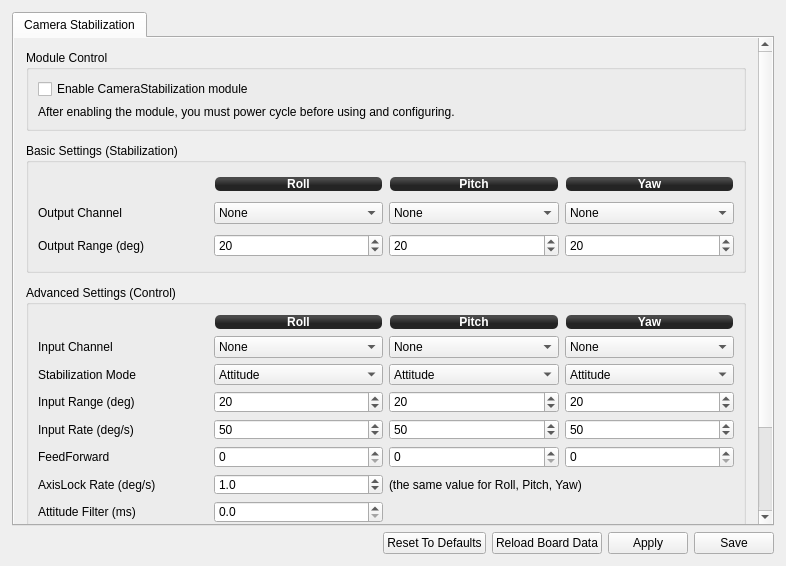
<?xml version="1.0" encoding="UTF-8"?>
<ui version="4.0">
 <class>CameraStabilizationWidget</class>
 <widget class="QWidget" name="CameraStabilizationWidget">
  <property name="geometry">
   <rect>
    <x>0</x>
    <y>0</y>
    <width>786</width>
    <height>566</height>
   </rect>
  </property>
  <property name="sizePolicy">
   <sizepolicy hsizetype="Preferred" vsizetype="Preferred">
    <horstretch>0</horstretch>
    <verstretch>0</verstretch>
   </sizepolicy>
  </property>
  <property name="minimumSize">
   <size>
    <width>0</width>
    <height>0</height>
   </size>
  </property>
  <property name="windowTitle">
   <string>Form</string>
  </property>
  <layout class="QVBoxLayout" name="verticalLayout_5">
   <property name="leftMargin">
    <number>12</number>
   </property>
   <property name="topMargin">
    <number>12</number>
   </property>
   <property name="rightMargin">
    <number>12</number>
   </property>
   <property name="bottomMargin">
    <number>12</number>
   </property>
   <item>
    <widget class="QTabWidget" name="tabWidget">
     <property name="sizePolicy">
      <sizepolicy hsizetype="Expanding" vsizetype="Expanding">
       <horstretch>0</horstretch>
       <verstretch>0</verstretch>
      </sizepolicy>
     </property>
     <property name="currentIndex">
      <number>0</number>
     </property>
     <widget class="QWidget" name="tab">
      <attribute name="title">
       <string>Camera Stabilization</string>
      </attribute>
      <layout class="QVBoxLayout" name="verticalLayout_2">
       <property name="leftMargin">
        <number>0</number>
       </property>
       <property name="topMargin">
        <number>0</number>
       </property>
       <property name="rightMargin">
        <number>0</number>
       </property>
       <property name="bottomMargin">
        <number>0</number>
       </property>
       <item>
        <widget class="QScrollArea" name="scrollArea">
         <property name="sizePolicy">
          <sizepolicy hsizetype="Expanding" vsizetype="Expanding">
           <horstretch>0</horstretch>
           <verstretch>0</verstretch>
          </sizepolicy>
         </property>
         <property name="frameShape">
          <enum>QFrame::NoFrame</enum>
         </property>
         <property name="widgetResizable">
          <bool>true</bool>
         </property>
         <widget class="QWidget" name="scrollAreaWidgetContents_2">
          <property name="geometry">
           <rect>
            <x>0</x>
            <y>0</y>
            <width>739</width>
            <height>592</height>
           </rect>
          </property>
          <layout class="QVBoxLayout" name="verticalLayout">
           <property name="spacing">
            <number>12</number>
           </property>
           <property name="leftMargin">
            <number>12</number>
           </property>
           <property name="topMargin">
            <number>12</number>
           </property>
           <property name="rightMargin">
            <number>12</number>
           </property>
           <property name="bottomMargin">
            <number>12</number>
           </property>
           <item>
            <widget class="QGroupBox" name="groupBox_2">
             <property name="sizePolicy">
              <sizepolicy hsizetype="Preferred" vsizetype="Preferred">
               <horstretch>0</horstretch>
               <verstretch>0</verstretch>
              </sizepolicy>
             </property>
             <property name="minimumSize">
              <size>
               <width>0</width>
               <height>0</height>
              </size>
             </property>
             <property name="maximumSize">
              <size>
               <width>16777215</width>
               <height>16777215</height>
              </size>
             </property>
             <property name="title">
              <string>Module Control</string>
             </property>
             <layout class="QVBoxLayout" name="verticalLayout_4">
              <item>
               <widget class="QCheckBox" name="enableCameraStabilization">
                <property name="focusPolicy">
                 <enum>Qt::StrongFocus</enum>
                </property>
                <property name="text">
                 <string>Enable CameraStabilization module</string>
                </property>
               </widget>
              </item>
              <item>
               <widget class="QLabel" name="label_7">
                <property name="text">
                 <string>After enabling the module, you must power cycle before using and configuring.</string>
                </property>
               </widget>
              </item>
             </layout>
            </widget>
           </item>
           <item>
            <widget class="QGroupBox" name="groupBox_5">
             <property name="sizePolicy">
              <sizepolicy hsizetype="Preferred" vsizetype="Preferred">
               <horstretch>0</horstretch>
               <verstretch>0</verstretch>
              </sizepolicy>
             </property>
             <property name="minimumSize">
              <size>
               <width>0</width>
               <height>130</height>
              </size>
             </property>
             <property name="maximumSize">
              <size>
               <width>16777215</width>
               <height>16777215</height>
              </size>
             </property>
             <property name="title">
              <string>Basic Settings (Stabilization)</string>
             </property>
             <layout class="QGridLayout" name="gridLayout_9">
              <item row="2" column="3">
               <widget class="QSpinBox" name="yawOutputRange">
                <property name="focusPolicy">
                 <enum>Qt::StrongFocus</enum>
                </property>
                <property name="toolTip">
                 <string>Camera yaw angle for 100% output value, deg.

This value should be tuned for particular gimbal and servo. You also
have to define channel output range using Output configuration tab.</string>
                </property>
                <property name="maximum">
                 <number>180</number>
                </property>
                <property name="value">
                 <number>20</number>
                </property>
                <property name="objrelation" stdset="0">
                 <stringlist>
                  <string>objname:CameraStabSettings</string>
                  <string>fieldname:OutputRange</string>
                  <string>element:Yaw</string>
                  <string>haslimits:no</string>
                  <string>scale:1</string>
                  <string>buttongroup:1</string>
                 </stringlist>
                </property>
               </widget>
              </item>
              <item row="2" column="2">
               <widget class="QSpinBox" name="pitchOutputRange">
                <property name="focusPolicy">
                 <enum>Qt::StrongFocus</enum>
                </property>
                <property name="toolTip">
                 <string>Camera pitch angle for 100% output value, deg.

This value should be tuned for particular gimbal and servo. You also
have to define channel output range using Output configuration tab.</string>
                </property>
                <property name="maximum">
                 <number>180</number>
                </property>
                <property name="value">
                 <number>20</number>
                </property>
                <property name="objrelation" stdset="0">
                 <stringlist>
                  <string>objname:CameraStabSettings</string>
                  <string>fieldname:OutputRange</string>
                  <string>element:Pitch</string>
                  <string>haslimits:no</string>
                  <string>scale:1</string>
                  <string>buttongroup:1</string>
                 </stringlist>
                </property>
               </widget>
              </item>
              <item row="2" column="1">
               <widget class="QSpinBox" name="rollOutputRange">
                <property name="focusPolicy">
                 <enum>Qt::StrongFocus</enum>
                </property>
                <property name="toolTip">
                 <string>Camera roll angle for 100% output value, deg.

This value should be tuned for particular gimbal and servo. You also
have to define channel output range using Output configuration tab.</string>
                </property>
                <property name="maximum">
                 <number>180</number>
                </property>
                <property name="value">
                 <number>20</number>
                </property>
                <property name="objrelation" stdset="0">
                 <stringlist>
                  <string>objname:CameraStabSettings</string>
                  <string>fieldname:OutputRange</string>
                  <string>element:Roll</string>
                  <string>haslimits:no</string>
                  <string>scale:1</string>
                  <string>buttongroup:1</string>
                 </stringlist>
                </property>
               </widget>
              </item>
              <item row="1" column="3">
               <widget class="QComboBox" name="yawChannel">
                <property name="focusPolicy">
                 <enum>Qt::StrongFocus</enum>
                </property>
                <property name="toolTip">
                 <string>Yaw output channel for camera gimbal</string>
                </property>
                <item>
                 <property name="text">
                  <string>None</string>
                 </property>
                </item>
               </widget>
              </item>
              <item row="1" column="2">
               <widget class="QComboBox" name="pitchChannel">
                <property name="focusPolicy">
                 <enum>Qt::StrongFocus</enum>
                </property>
                <property name="toolTip">
                 <string>Pitch output channel for camera gimbal</string>
                </property>
                <item>
                 <property name="text">
                  <string>None</string>
                 </property>
                </item>
               </widget>
              </item>
              <item row="1" column="1">
               <widget class="QComboBox" name="rollChannel">
                <property name="focusPolicy">
                 <enum>Qt::StrongFocus</enum>
                </property>
                <property name="toolTip">
                 <string>Roll output channel for camera gimbal</string>
                </property>
                <item>
                 <property name="text">
                  <string>None</string>
                 </property>
                </item>
               </widget>
              </item>
              <item row="1" column="0">
               <widget class="QLabel" name="label_42">
                <property name="text">
                 <string>Output Channel</string>
                </property>
               </widget>
              </item>
              <item row="2" column="0">
               <widget class="QLabel" name="label_43">
                <property name="toolTip">
                 <string>Degrees deflection for half the full motion.</string>
                </property>
                <property name="text">
                 <string>Output Range (deg)</string>
                </property>
               </widget>
              </item>
              <item row="0" column="3">
               <widget class="QLabel" name="label_44">
                <property name="minimumSize">
                 <size>
                  <width>0</width>
                  <height>16</height>
                 </size>
                </property>
                <property name="maximumSize">
                 <size>
                  <width>16777215</width>
                  <height>16</height>
                 </size>
                </property>
                <property name="styleSheet">
                 <string notr="true">background-color: qlineargradient(spread:reflect, x1:0.507, y1:0, x2:0.507, y2:0.772, stop:0.208955 rgba(74, 74, 74, 255), stop:0.78607 rgba(36, 36, 36, 255));
color: rgb(255, 255, 255);
border-radius: 5;
font: bold 12px;
margin:1px;</string>
                </property>
                <property name="text">
                 <string>Yaw</string>
                </property>
                <property name="alignment">
                 <set>Qt::AlignCenter</set>
                </property>
               </widget>
              </item>
              <item row="0" column="2">
               <widget class="QLabel" name="label_45">
                <property name="minimumSize">
                 <size>
                  <width>0</width>
                  <height>16</height>
                 </size>
                </property>
                <property name="maximumSize">
                 <size>
                  <width>16777215</width>
                  <height>16</height>
                 </size>
                </property>
                <property name="styleSheet">
                 <string notr="true">background-color: qlineargradient(spread:reflect, x1:0.507, y1:0, x2:0.507, y2:0.772, stop:0.208955 rgba(74, 74, 74, 255), stop:0.78607 rgba(36, 36, 36, 255));
color: rgb(255, 255, 255);
border-radius: 5;
font: bold 12px;
margin:1px;</string>
                </property>
                <property name="text">
                 <string>Pitch</string>
                </property>
                <property name="alignment">
                 <set>Qt::AlignCenter</set>
                </property>
               </widget>
              </item>
              <item row="0" column="1">
               <widget class="QLabel" name="label_46">
                <property name="minimumSize">
                 <size>
                  <width>0</width>
                  <height>16</height>
                 </size>
                </property>
                <property name="maximumSize">
                 <size>
                  <width>16777215</width>
                  <height>16</height>
                 </size>
                </property>
                <property name="styleSheet">
                 <string notr="true">background-color: qlineargradient(spread:reflect, x1:0.507, y1:0, x2:0.507, y2:0.772, stop:0.208955 rgba(74, 74, 74, 255), stop:0.78607 rgba(36, 36, 36, 255));
color: rgb(255, 255, 255);
border-radius: 5;
font: bold 12px;
margin:1px;</string>
                </property>
                <property name="text">
                 <string>Roll</string>
                </property>
                <property name="alignment">
                 <set>Qt::AlignCenter</set>
                </property>
               </widget>
              </item>
             </layout>
            </widget>
           </item>
           <item>
            <widget class="QGroupBox" name="groupBox">
             <property name="sizePolicy">
              <sizepolicy hsizetype="Preferred" vsizetype="Preferred">
               <horstretch>0</horstretch>
               <verstretch>0</verstretch>
              </sizepolicy>
             </property>
             <property name="minimumSize">
              <size>
               <width>0</width>
               <height>250</height>
              </size>
             </property>
             <property name="maximumSize">
              <size>
               <width>16777215</width>
               <height>16777215</height>
              </size>
             </property>
             <property name="title">
              <string>Advanced Settings (Control)</string>
             </property>
             <layout class="QGridLayout" name="gridLayout_8">
              <property name="verticalSpacing">
               <number>6</number>
              </property>
              <item row="0" column="3">
               <widget class="QLabel" name="label_32">
                <property name="minimumSize">
                 <size>
                  <width>0</width>
                  <height>16</height>
                 </size>
                </property>
                <property name="maximumSize">
                 <size>
                  <width>16777215</width>
                  <height>16</height>
                 </size>
                </property>
                <property name="styleSheet">
                 <string notr="true">background-color: qlineargradient(spread:reflect, x1:0.507, y1:0, x2:0.507, y2:0.772, stop:0.208955 rgba(74, 74, 74, 255), stop:0.78607 rgba(36, 36, 36, 255));
color: rgb(255, 255, 255);
border-radius: 5;
font: bold 12px;
margin:1px;</string>
                </property>
                <property name="text">
                 <string>Yaw</string>
                </property>
                <property name="alignment">
                 <set>Qt::AlignCenter</set>
                </property>
               </widget>
              </item>
              <item row="0" column="1">
               <widget class="QLabel" name="label_34">
                <property name="minimumSize">
                 <size>
                  <width>0</width>
                  <height>16</height>
                 </size>
                </property>
                <property name="maximumSize">
                 <size>
                  <width>16777215</width>
                  <height>16</height>
                 </size>
                </property>
                <property name="styleSheet">
                 <string notr="true">background-color: qlineargradient(spread:reflect, x1:0.507, y1:0, x2:0.507, y2:0.772, stop:0.208955 rgba(74, 74, 74, 255), stop:0.78607 rgba(36, 36, 36, 255));
color: rgb(255, 255, 255);
border-radius: 5;
font: bold 12px;
margin:1px;</string>
                </property>
                <property name="text">
                 <string>Roll</string>
                </property>
                <property name="alignment">
                 <set>Qt::AlignCenter</set>
                </property>
               </widget>
              </item>
              <item row="2" column="3">
               <widget class="QComboBox" name="yawStabilizationMode">
                <property name="focusPolicy">
                 <enum>Qt::StrongFocus</enum>
                </property>
                <property name="toolTip">
                 <string>Axis stabilization mode

Attitude: camera tracks level for the axis. Input controls the deflection.
AxisLock: camera remembers tracking attitude. Input controls the rate of deflection.</string>
                </property>
                <property name="objrelation" stdset="0">
                 <stringlist>
                  <string>objname:CameraStabSettings</string>
                  <string>fieldname:StabilizationMode</string>
                  <string>element:Yaw</string>
                  <string>buttongroup:1</string>
                 </stringlist>
                </property>
                <item>
                 <property name="text">
                  <string>Attitude</string>
                 </property>
                </item>
               </widget>
              </item>
              <item row="1" column="3">
               <widget class="QComboBox" name="yawInputChannel">
                <property name="focusPolicy">
                 <enum>Qt::StrongFocus</enum>
                </property>
                <property name="toolTip">
                 <string>Input channel to control camera yaw

Don't forget to map this channel using Input configuration tab.</string>
                </property>
                <property name="objrelation" stdset="0">
                 <stringlist>
                  <string>objname:CameraStabSettings</string>
                  <string>fieldname:Input</string>
                  <string>element:Yaw</string>
                  <string>buttongroup:1</string>
                 </stringlist>
                </property>
                <item>
                 <property name="text">
                  <string>None</string>
                 </property>
                </item>
               </widget>
              </item>
              <item row="1" column="0">
               <widget class="QLabel" name="label_35">
                <property name="toolTip">
                 <string>Which accessory channel to use as a camera input</string>
                </property>
                <property name="text">
                 <string>Input Channel</string>
                </property>
               </widget>
              </item>
              <item row="0" column="2">
               <widget class="QLabel" name="label_33">
                <property name="minimumSize">
                 <size>
                  <width>0</width>
                  <height>16</height>
                 </size>
                </property>
                <property name="maximumSize">
                 <size>
                  <width>16777215</width>
                  <height>16</height>
                 </size>
                </property>
                <property name="styleSheet">
                 <string notr="true">background-color: qlineargradient(spread:reflect, x1:0.507, y1:0, x2:0.507, y2:0.772, stop:0.208955 rgba(74, 74, 74, 255), stop:0.78607 rgba(36, 36, 36, 255));
color: rgb(255, 255, 255);
border-radius: 5;
font: bold 12px;
margin:1px;</string>
                </property>
                <property name="text">
                 <string>Pitch</string>
                </property>
                <property name="alignment">
                 <set>Qt::AlignCenter</set>
                </property>
               </widget>
              </item>
              <item row="1" column="1">
               <widget class="QComboBox" name="rollInputChannel">
                <property name="focusPolicy">
                 <enum>Qt::StrongFocus</enum>
                </property>
                <property name="toolTip">
                 <string>Input channel to control camera roll

Don't forget to map this channel using Input configuration tab.</string>
                </property>
                <property name="objrelation" stdset="0">
                 <stringlist>
                  <string>objname:CameraStabSettings</string>
                  <string>fieldname:Input</string>
                  <string>element:Roll</string>
                  <string>buttongroup:1</string>
                 </stringlist>
                </property>
                <item>
                 <property name="text">
                  <string>None</string>
                 </property>
                </item>
               </widget>
              </item>
              <item row="1" column="2">
               <widget class="QComboBox" name="pitchInputChannel">
                <property name="focusPolicy">
                 <enum>Qt::StrongFocus</enum>
                </property>
                <property name="toolTip">
                 <string>Input channel to control camera pitch

Don't forget to map this channel using Input configuration tab.</string>
                </property>
                <property name="objrelation" stdset="0">
                 <stringlist>
                  <string>objname:CameraStabSettings</string>
                  <string>fieldname:Input</string>
                  <string>element:Pitch</string>
                  <string>buttongroup:1</string>
                 </stringlist>
                </property>
                <item>
                 <property name="text">
                  <string>None</string>
                 </property>
                </item>
               </widget>
              </item>
              <item row="3" column="3">
               <widget class="QSpinBox" name="yawInputRange">
                <property name="focusPolicy">
                 <enum>Qt::StrongFocus</enum>
                </property>
                <property name="toolTip">
                 <string>Maximum camera yaw deflection for 100% input in Attitude mode, deg.</string>
                </property>
                <property name="maximum">
                 <number>180</number>
                </property>
                <property name="value">
                 <number>20</number>
                </property>
                <property name="objrelation" stdset="0">
                 <stringlist>
                  <string>objname:CameraStabSettings</string>
                  <string>fieldname:InputRange</string>
                  <string>element:Yaw</string>
                  <string>haslimits:no</string>
                  <string>scale:1</string>
                  <string>buttongroup:1</string>
                 </stringlist>
                </property>
               </widget>
              </item>
              <item row="4" column="3">
               <widget class="QSpinBox" name="yawInputRate">
                <property name="focusPolicy">
                 <enum>Qt::StrongFocus</enum>
                </property>
                <property name="toolTip">
                 <string>Maximum camera yaw rate for 100% input in AxisLock mode, deg/s.</string>
                </property>
                <property name="maximum">
                 <number>180</number>
                </property>
                <property name="value">
                 <number>50</number>
                </property>
                <property name="objrelation" stdset="0">
                 <stringlist>
                  <string>objname:CameraStabSettings</string>
                  <string>fieldname:InputRate</string>
                  <string>element:Yaw</string>
                  <string>haslimits:no</string>
                  <string>scale:1</string>
                  <string>buttongroup:1</string>
                 </stringlist>
                </property>
               </widget>
              </item>
              <item row="5" column="3">
               <widget class="QSpinBox" name="yawResponseTime">
                <property name="focusPolicy">
                 <enum>Qt::StrongFocus</enum>
                </property>
                <property name="toolTip">
                 <string>Input low-pass filter response time for yaw axis, ms.

This option smoothes the stick input. Zero value disables LPF.</string>
                </property>
                <property name="maximum">
                 <number>1000</number>
                </property>
                <property name="value">
                 <number>0</number>
                </property>
                <property name="objrelation" stdset="0">
                 <stringlist>
                  <string>objname:CameraStabSettings</string>
                  <string>fieldname:FeedForward</string>
                  <string>element:Yaw</string>
                  <string>haslimits:no</string>
                  <string>scale:1</string>
                  <string>buttongroup:1</string>
                 </stringlist>
                </property>
               </widget>
              </item>
              <item row="2" column="2">
               <widget class="QComboBox" name="pitchStabilizationMode">
                <property name="focusPolicy">
                 <enum>Qt::StrongFocus</enum>
                </property>
                <property name="toolTip">
                 <string>Axis stabilization mode

Attitude: camera tracks level for the axis. Input controls the deflection.
AxisLock: camera remembers tracking attitude. Input controls the rate of deflection.</string>
                </property>
                <property name="objrelation" stdset="0">
                 <stringlist>
                  <string>objname:CameraStabSettings</string>
                  <string>fieldname:StabilizationMode</string>
                  <string>element:Pitch</string>
                  <string>buttongroup:1</string>
                 </stringlist>
                </property>
                <item>
                 <property name="text">
                  <string>Attitude</string>
                 </property>
                </item>
               </widget>
              </item>
              <item row="3" column="2">
               <widget class="QSpinBox" name="pitchInputRange">
                <property name="focusPolicy">
                 <enum>Qt::StrongFocus</enum>
                </property>
                <property name="toolTip">
                 <string>Maximum camera pitch deflection for 100% input in Attitude mode, deg.</string>
                </property>
                <property name="maximum">
                 <number>180</number>
                </property>
                <property name="value">
                 <number>20</number>
                </property>
                <property name="objrelation" stdset="0">
                 <stringlist>
                  <string>objname:CameraStabSettings</string>
                  <string>fieldname:InputRange</string>
                  <string>element:Pitch</string>
                  <string>haslimits:no</string>
                  <string>scale:1</string>
                  <string>buttongroup:1</string>
                 </stringlist>
                </property>
               </widget>
              </item>
              <item row="4" column="2">
               <widget class="QSpinBox" name="pitchInputRate">
                <property name="focusPolicy">
                 <enum>Qt::StrongFocus</enum>
                </property>
                <property name="toolTip">
                 <string>Maximum camera pitch rate for 100% input in AxisLock mode, deg/s.</string>
                </property>
                <property name="maximum">
                 <number>180</number>
                </property>
                <property name="value">
                 <number>50</number>
                </property>
                <property name="objrelation" stdset="0">
                 <stringlist>
                  <string>objname:CameraStabSettings</string>
                  <string>fieldname:InputRate</string>
                  <string>element:Pitch</string>
                  <string>haslimits:no</string>
                  <string>scale:1</string>
                  <string>buttongroup:1</string>
                 </stringlist>
                </property>
               </widget>
              </item>
              <item row="5" column="2">
               <widget class="QSpinBox" name="pitchResponseTime">
                <property name="focusPolicy">
                 <enum>Qt::StrongFocus</enum>
                </property>
                <property name="toolTip">
                 <string>Input low-pass filter response time for pitch axis, ms.

This option smoothes the stick input. Zero value disables LPF.</string>
                </property>
                <property name="maximum">
                 <number>1000</number>
                </property>
                <property name="value">
                 <number>0</number>
                </property>
                <property name="objrelation" stdset="0">
                 <stringlist>
                  <string>objname:CameraStabSettings</string>
                  <string>fieldname:FeedForward</string>
                  <string>element:Pitch</string>
                  <string>haslimits:no</string>
                  <string>scale:1</string>
                  <string>buttongroup:1</string>
                 </stringlist>
                </property>
               </widget>
              </item>
              <item row="2" column="1">
               <widget class="QComboBox" name="rollStabilizationMode">
                <property name="focusPolicy">
                 <enum>Qt::StrongFocus</enum>
                </property>
                <property name="toolTip">
                 <string>Axis stabilization mode

Attitude: camera tracks level for the axis. Input controls the deflection.
AxisLock: camera remembers tracking attitude. Input controls the rate of deflection.</string>
                </property>
                <property name="objrelation" stdset="0">
                 <stringlist>
                  <string>objname:CameraStabSettings</string>
                  <string>fieldname:StabilizationMode</string>
                  <string>element:Roll</string>
                  <string>buttongroup:1</string>
                 </stringlist>
                </property>
                <item>
                 <property name="text">
                  <string>Attitude</string>
                 </property>
                </item>
               </widget>
              </item>
              <item row="3" column="1">
               <widget class="QSpinBox" name="rollInputRange">
                <property name="focusPolicy">
                 <enum>Qt::StrongFocus</enum>
                </property>
                <property name="toolTip">
                 <string>Maximum camera roll deflection for 100% input in Attitude mode, deg.</string>
                </property>
                <property name="maximum">
                 <number>180</number>
                </property>
                <property name="value">
                 <number>20</number>
                </property>
                <property name="objrelation" stdset="0">
                 <stringlist>
                  <string>objname:CameraStabSettings</string>
                  <string>fieldname:InputRange</string>
                  <string>element:Roll</string>
                  <string>haslimits:no</string>
                  <string>scale:1</string>
                  <string>buttongroup:1</string>
                 </stringlist>
                </property>
               </widget>
              </item>
              <item row="6" column="0">
               <widget class="QLabel" name="label_36">
                <property name="toolTip">
                 <string>A stick input greater than this will cause the camera to track at that rate.  Less than this will cause it to try and track a setpoint.</string>
                </property>
                <property name="text">
                 <string>AxisLock Rate (deg/s)</string>
                </property>
               </widget>
              </item>
              <item row="4" column="1">
               <widget class="QSpinBox" name="rollInputRate">
                <property name="focusPolicy">
                 <enum>Qt::StrongFocus</enum>
                </property>
                <property name="toolTip">
                 <string>Maximum camera roll rate for 100% input in AxisLock mode, deg/s.</string>
                </property>
                <property name="maximum">
                 <number>180</number>
                </property>
                <property name="value">
                 <number>50</number>
                </property>
                <property name="objrelation" stdset="0">
                 <stringlist>
                  <string>objname:CameraStabSettings</string>
                  <string>fieldname:InputRate</string>
                  <string>element:Roll</string>
                  <string>haslimits:no</string>
                  <string>scale:1</string>
                  <string>buttongroup:1</string>
                 </stringlist>
                </property>
               </widget>
              </item>
              <item row="5" column="0">
               <widget class="QLabel" name="label_37">
                <property name="toolTip">
                 <string>This setting causes small changes to over-drive the servo to make it respond more quickly.  If set too high you will see overcompensation for small changes.</string>
                </property>
                <property name="text">
                 <string>FeedForward</string>
                </property>
               </widget>
              </item>
              <item row="5" column="1">
               <widget class="QSpinBox" name="rollFeedforward">
                <property name="focusPolicy">
                 <enum>Qt::StrongFocus</enum>
                </property>
                <property name="toolTip">
                 <string>Input low-pass filter response time for roll axis, ms.

This option smoothes the stick input. Zero value disables LPF.</string>
                </property>
                <property name="maximum">
                 <number>1000</number>
                </property>
                <property name="value">
                 <number>0</number>
                </property>
                <property name="objrelation" stdset="0">
                 <stringlist>
                  <string>objname:CameraStabSettings</string>
                  <string>fieldname:FeedForward</string>
                  <string>element:Roll</string>
                  <string>haslimits:no</string>
                  <string>scale:1</string>
                  <string>buttongroup:1</string>
                 </stringlist>
                </property>
               </widget>
              </item>
              <item row="4" column="0">
               <widget class="QLabel" name="label_38">
                <property name="toolTip">
                 <string>The maximum rate to move the camera from inputs.</string>
                </property>
                <property name="text">
                 <string>Input Rate (deg/s)</string>
                </property>
               </widget>
              </item>
              <item row="2" column="0">
               <widget class="QLabel" name="label_40">
                <property name="toolTip">
                 <string>Attitude mode means the stick specifies a direction.  Axis lock means the stick specifies a rate to track with the camera.</string>
                </property>
                <property name="text">
                 <string>Stabilization Mode</string>
                </property>
               </widget>
              </item>
              <item row="6" column="2" colspan="2">
               <widget class="QLabel" name="label_41">
                <property name="text">
                 <string>(the same value for Roll, Pitch, Yaw)</string>
                </property>
               </widget>
              </item>
              <item row="3" column="0">
               <widget class="QLabel" name="label_39">
                <property name="toolTip">
                 <string>The maximum angle to move the camera due to inputs.</string>
                </property>
                <property name="text">
                 <string>Input Range (deg)</string>
                </property>
               </widget>
              </item>
              <item row="6" column="1">
               <widget class="QDoubleSpinBox" name="MaxAxisLockRate">
                <property name="focusPolicy">
                 <enum>Qt::StrongFocus</enum>
                </property>
                <property name="toolTip">
                 <string>Stick input deadband for all axes in AxisLock mode, deg/s.

When stick input is within the MaxAxisLockRate range, camera tracks
current attitude. Otherwise it starts moving according to input with
rate depending on input value.

If you have drift in your Tx controls, you may want to increase this
value.</string>
                </property>
                <property name="decimals">
                 <number>1</number>
                </property>
                <property name="singleStep">
                 <double>0.100000000000000</double>
                </property>
                <property name="value">
                 <double>1.000000000000000</double>
                </property>
                <property name="objrelation" stdset="0">
                 <stringlist>
                  <string>objname:CameraStabSettings</string>
                  <string>fieldname:MaxAxisLockRate</string>
                  <string>haslimits:no</string>
                  <string>scale:1</string>
                  <string>buttongroup:1</string>
                 </stringlist>
                </property>
               </widget>
              </item>
              <item row="7" column="0">
               <widget class="QLabel" name="label">
                <property name="text">
                 <string>Attitude Filter (ms)</string>
                </property>
               </widget>
              </item>
              <item row="7" column="1">
               <widget class="QDoubleSpinBox" name="AttitudeFilter">
                <property name="focusPolicy">
                 <enum>Qt::StrongFocus</enum>
                </property>
                <property name="toolTip">
                 <string>Stick input deadband for all axes in AxisLock mode, deg/s.

When stick input is within the MaxAxisLockRate range, camera tracks
current attitude. Otherwise it starts moving according to input with
rate depending on input value.

If you have drift in your Tx controls, you may want to increase this
value.</string>
                </property>
                <property name="decimals">
                 <number>1</number>
                </property>
                <property name="singleStep">
                 <double>0.100000000000000</double>
                </property>
                <property name="value">
                 <double>0.000000000000000</double>
                </property>
                <property name="objrelation" stdset="0">
                 <stringlist>
                  <string>objname:CameraStabSettings</string>
                  <string>fieldname:AttitudeFilter</string>
                  <string>haslimits:no</string>
                  <string>scale:1</string>
                  <string>buttongroup:1</string>
                 </stringlist>
                </property>
               </widget>
              </item>
             </layout>
            </widget>
           </item>
           <item>
            <widget class="QGroupBox" name="groupBox_4">
             <property name="minimumSize">
              <size>
               <width>0</width>
               <height>71</height>
              </size>
             </property>
             <property name="maximumSize">
              <size>
               <width>16777215</width>
               <height>16777215</height>
              </size>
             </property>
             <property name="title">
              <string>Messages</string>
             </property>
             <layout class="QVBoxLayout" name="verticalLayout_3">
              <item>
               <widget class="QLabel" name="message">
                <property name="autoFillBackground">
                 <bool>false</bool>
                </property>
                <property name="text">
                 <string/>
                </property>
               </widget>
              </item>
             </layout>
            </widget>
           </item>
           <item>
            <spacer name="verticalSpacer_2">
             <property name="orientation">
              <enum>Qt::Vertical</enum>
             </property>
             <property name="sizeType">
              <enum>QSizePolicy::Expanding</enum>
             </property>
             <property name="sizeHint" stdset="0">
              <size>
               <width>20</width>
               <height>40</height>
              </size>
             </property>
            </spacer>
           </item>
          </layout>
         </widget>
        </widget>
       </item>
      </layout>
     </widget>
    </widget>
   </item>
   <item>
    <layout class="QGridLayout" name="gridLayout">
     <property name="horizontalSpacing">
      <number>6</number>
     </property>
     <item row="0" column="0">
      <spacer name="horizontalSpacer">
       <property name="orientation">
        <enum>Qt::Horizontal</enum>
       </property>
       <property name="sizeHint" stdset="0">
        <size>
         <width>288</width>
         <height>18</height>
        </size>
       </property>
      </spacer>
     </item>
     <item row="0" column="1">
      <widget class="QPushButton" name="camerastabilizationHelp">
       <property name="sizePolicy">
        <sizepolicy hsizetype="Fixed" vsizetype="Fixed">
         <horstretch>0</horstretch>
         <verstretch>0</verstretch>
        </sizepolicy>
       </property>
       <property name="maximumSize">
        <size>
         <width>25</width>
         <height>25</height>
        </size>
       </property>
       <property name="font">
        <font>
         <kerning>true</kerning>
        </font>
       </property>
       <property name="text">
        <string/>
       </property>
       <property name="icon">
        <iconset resource="../coreplugin/core.qrc">
         <normaloff>:/core/images/helpicon.svg</normaloff>:/core/images/helpicon.svg</iconset>
       </property>
       <property name="iconSize">
        <size>
         <width>25</width>
         <height>25</height>
        </size>
       </property>
       <property name="shortcut">
        <string>Ctrl+S</string>
       </property>
       <property name="default">
        <bool>false</bool>
       </property>
       <property name="flat">
        <bool>true</bool>
       </property>
       <property name="objrelation" stdset="0">
        <stringlist notr="true">
         <string>button:help</string>
         <string>url:https://reubenfirmin.github.io/droniNG/OnlineHelp:-Camera-Stabilization-Configuration.html</string>
        </stringlist>
       </property>
      </widget>
     </item>
     <item row="0" column="2">
      <widget class="QPushButton" name="camerastabilizationResetToDefaults">
       <property name="minimumSize">
        <size>
         <width>0</width>
         <height>0</height>
        </size>
       </property>
       <property name="maximumSize">
        <size>
         <width>16777215</width>
         <height>16777215</height>
        </size>
       </property>
       <property name="toolTip">
        <string>Load default CameraStabilization settings except output channels into GCS.

Loaded settings are not applied automatically. You have to click the
Apply or Save button afterwards.</string>
       </property>
       <property name="text">
        <string>Reset To Defaults</string>
       </property>
       <property name="objrelation" stdset="0">
        <stringlist notr="true">
         <string>button:default</string>
         <string>buttongroup:1</string>
        </stringlist>
       </property>
      </widget>
     </item>
     <item row="0" column="3">
      <widget class="QPushButton" name="pushButton">
       <property name="minimumSize">
        <size>
         <width>0</width>
         <height>0</height>
        </size>
       </property>
       <property name="maximumSize">
        <size>
         <width>16777215</width>
         <height>16777215</height>
        </size>
       </property>
       <property name="toolTip">
        <string>Reloads saved CameraStabilization settings  except output channels
from board into GCS. Useful if you have accidentally changed some
settings.

Loaded settings are not applied automatically. You have to click the
Apply or Save button afterwards.</string>
       </property>
       <property name="text">
        <string>Reload Board Data</string>
       </property>
       <property name="objrelation" stdset="0">
        <stringlist notr="true">
         <string>button:reload</string>
         <string>buttongroup:1</string>
        </stringlist>
       </property>
      </widget>
     </item>
     <item row="0" column="4">
      <widget class="QPushButton" name="camerastabilizationSaveRAM">
       <property name="minimumSize">
        <size>
         <width>0</width>
         <height>0</height>
        </size>
       </property>
       <property name="maximumSize">
        <size>
         <width>16777215</width>
         <height>16777215</height>
        </size>
       </property>
       <property name="toolTip">
        <string>Send settings to the board but do not save to the non-volatile memory</string>
       </property>
       <property name="text">
        <string>Apply</string>
       </property>
       <property name="objrelation" stdset="0">
        <stringlist notr="true">
         <string>button:apply</string>
        </stringlist>
       </property>
      </widget>
     </item>
     <item row="0" column="5">
      <widget class="QPushButton" name="camerastabilizationSaveSD">
       <property name="minimumSize">
        <size>
         <width>0</width>
         <height>0</height>
        </size>
       </property>
       <property name="maximumSize">
        <size>
         <width>16777215</width>
         <height>16777215</height>
        </size>
       </property>
       <property name="toolTip">
        <string>Send settings to the board and save to the non-volatile memory</string>
       </property>
       <property name="text">
        <string>Save</string>
       </property>
       <property name="checked">
        <bool>false</bool>
       </property>
       <property name="objrelation" stdset="0">
        <stringlist notr="true">
         <string>button:save</string>
        </stringlist>
       </property>
      </widget>
     </item>
    </layout>
   </item>
  </layout>
 </widget>
 <tabstops>
  <tabstop>scrollArea</tabstop>
 </tabstops>
 <resources>
  <include location="../coreplugin/core.qrc"/>
  <include location="../coreplugin/core.qrc"/>
 </resources>
 <connections/>
</ui>
